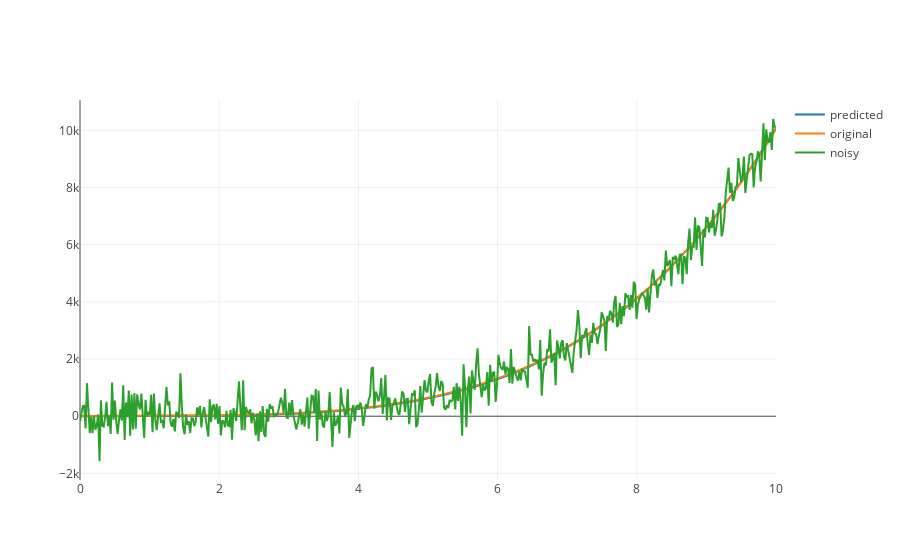

Notebook source saved alongside this figure:
### Code cell
iplot(go.Figure(data=[go.Scatter(x=x.ravel(),y=np.matmul(X,W).ravel(),name='predicted'),
                      go.Scatter(x=x.ravel(),y=np.matmul(X,A).ravel(),name='original'),
                      go.Scatter(x=x.ravel(),y=y.ravel(),name='noisy')]))

### Figure 1 — Plotly figure (JSON) as saved in the notebook; plotly's stock layout.template omitted (floating-point values rounded to 4 significant figures; data arrays with more than 128 entries replaced by an {"elided": "..."} marker saying what was removed)
{"data": [{"name": "predicted", "type": "scatter", "x": {"elided": "500 float values"}, "y": {"elided": "500 float values"}}, {"name": "original", "type": "scatter", "x": {"elided": "500 float values"}, "y": {"elided": "500 float values"}}, {"name": "noisy", "type": "scatter", "x": {"elided": "500 float values"}, "y": {"elided": "500 float values"}}], "layout": {}}
